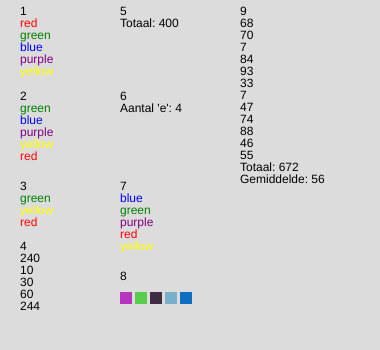
Frame 1 (no input)
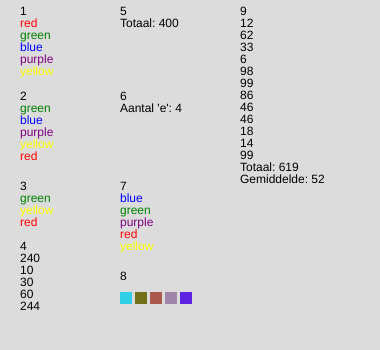
Frame 2 (the mouse pressed at the canvas centre, redrawn once)

The p5.js sketch that drew these frames (run headless with seeded random() and noise() and a simulated clock; the mouse was pressed at the canvas centre and the sketch redrawn once):

// p5.js sketch
// ── sketch.js
function setup() {
  createCanvas(380, 350);
  noLoop(); // Zorgt ervoor dat draw() maar 1 keer draait en niet blijft herhalen
}

function draw() {
  background(220);

  let colors = ["red", "green", "blue", "purple", "yellow"];

  let getallen4 = [400, 240, 10, 490, 30, 60, 244, 500, 301, 300];

  let regelTeller = 0;

  let arrayA = [3, 55, 93, 20, 102, 6];
  let arrayB = [14, 22, 80, 5];
  let totaalSom = 0;

  let woord = "Overheidsfinancieringstekort.";
  let eAantal = 0;

  let alpha = ["red", "green", "blue", "purple", "yellow"];

  let randomKleuren = [];

  let willekeurigeGetallen = [];
  let totaal = 0;

  fill(0);
  text("1", 20, 15);

  for (let i = 0; i < colors.length; i++) {
    fill(colors[i]);
    text(colors[i], 20, 27 + i * 12);
  }

  fill(0);
  text("2", 20, 100);

  let eersteKleur = colors.shift();
  colors.push(eersteKleur);

  for (let i = 0; i < colors.length; i++) {
    fill(colors[i]);
    text(colors[i], 20, 112 + i * 12);
  }

  fill(0);
  text("3", 20, 190);

  colors.splice(1, 2);

  for (let i = 0; i < colors.length; i++) {
    fill(colors[i]);
    text(colors[i], 20, 202 + i * 12);
  }

  fill(0);
  text("4", 20, 250);

  for (let i = 0; i < getallen4.length; i++) {
    if (getallen4[i] < 300) {
      text(getallen4[i], 20, 262 + regelTeller * 12);
      regelTeller++;
    }
  }

  fill(0);
  text("5", 120, 15);

  for (let i = 0; i < arrayA.length; i++) {
    totaalSom += arrayA[i];
  }

  for (let i = 0; i < arrayB.length; i++) {
    totaalSom += arrayB[i];
  }

  text("Totaal: " + totaalSom, 120, 27);

  fill(0);
  text("6", 120, 100);

  for (let i = 0; i < woord.length; i++) {
    if (woord[i] === "e") {
      eAantal++;
    }
  }

  text("Aantal 'e': " + eAantal, 120, 112);

  fill(0);
  text("7", 120, 190);

  alpha.sort();

  for (let i = 0; i < alpha.length; i++) {
    fill(alpha[i]);
    text(alpha[i], 120, 202 + i * 12);
  }

  fill(0);
  text("8", 120, 280);

  for (let i = 0; i < 5; i++) {
    randomKleuren.push(color(random(255), random(255), random(255)));
  }

  for (let i = 0; i < randomKleuren.length; i++) {
    fill(randomKleuren[i]);
    noStroke();
    rect(120 + i * 15, 292, 12, 12);
  }

  fill(0);
  text("9", 240, 15);

  for (let i = 0; i < 12; i++) {
    let g = round(random(0, 100));
    willekeurigeGetallen.push(g);
    totaal += g;

    text(g, 240, 27 + i * 12);
  }

  let gemiddelde = round(totaal / willekeurigeGetallen.length);

  text("Totaal: " + totaal, 240, 27 + 12 * 12);
  text("Gemiddelde: " + gemiddelde, 240, 27 + 13 * 12);
}
